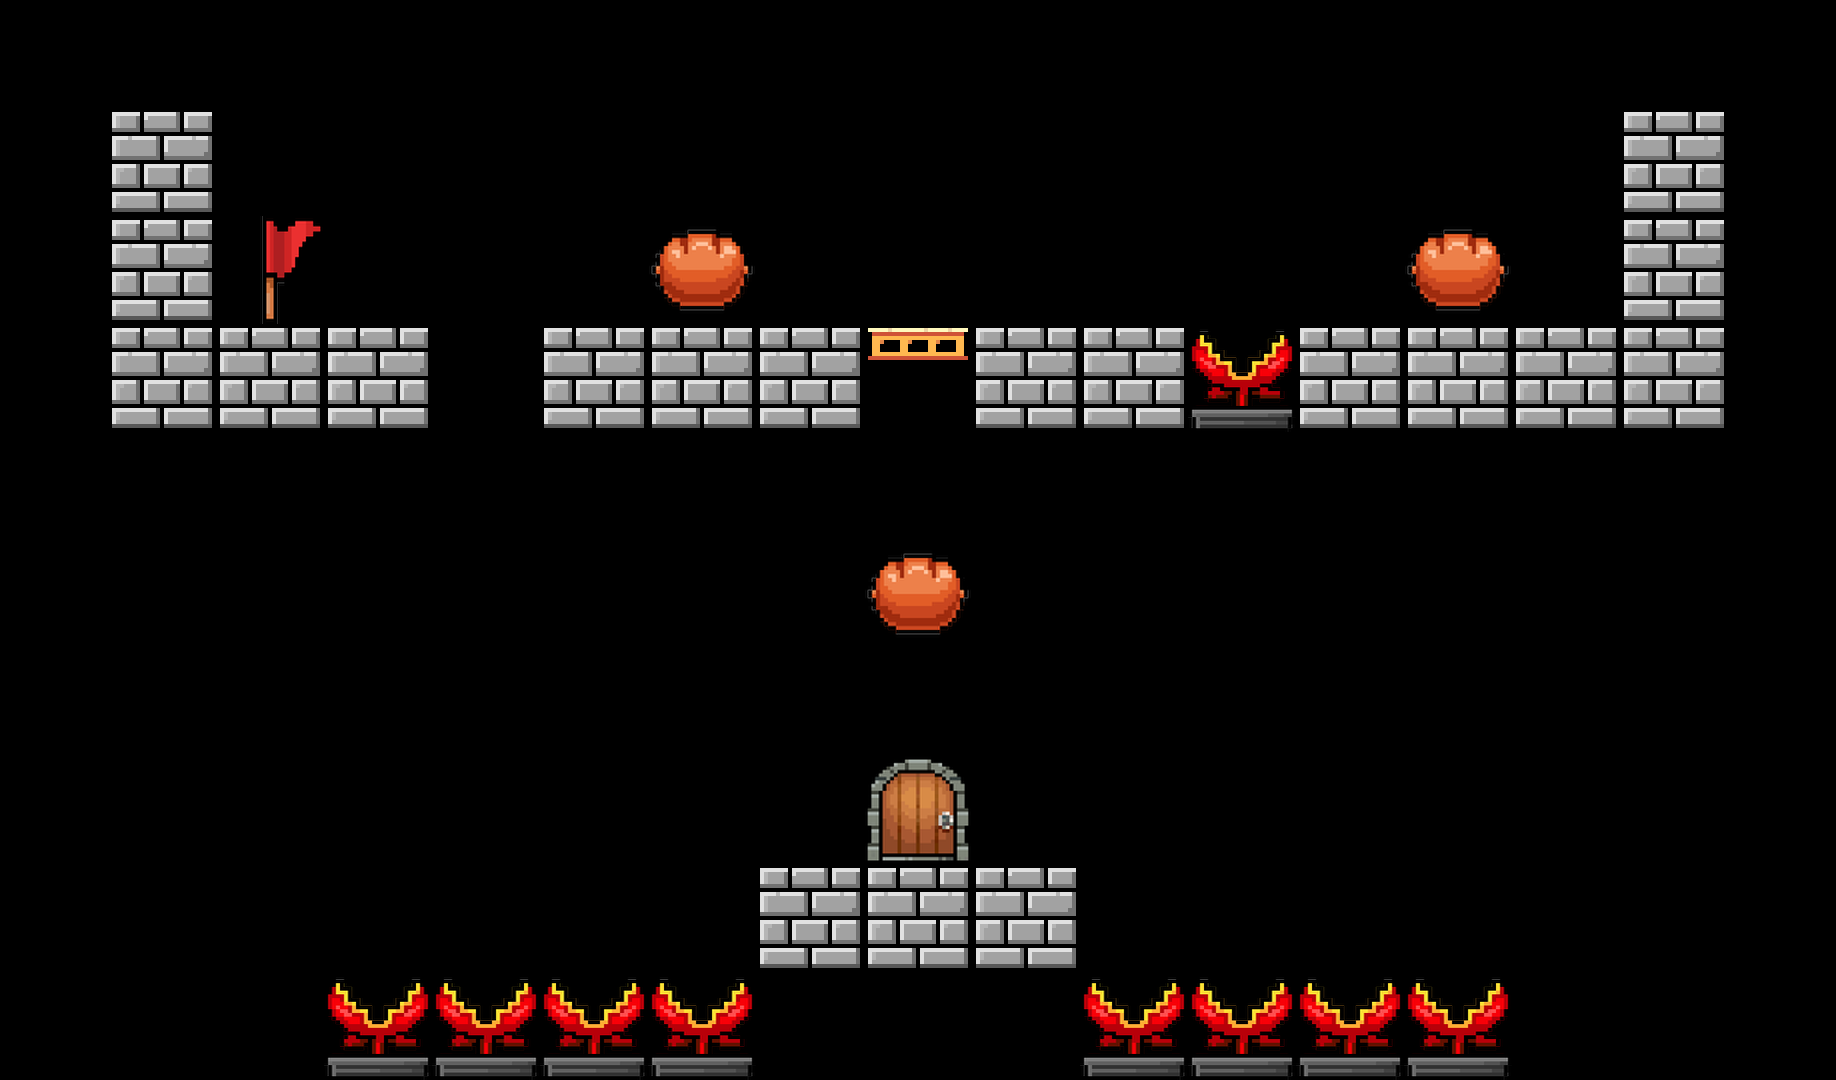

Tiled map render using the project's own tile images. Description and the whole map definition, tile-layer contents included, below:
An orthogonal 17x10 tile map with 108x108 px tiles, 1 tile layer (TileLayer).

<map version="1.5" tiledversion="1.7.2" orientation="orthogonal" renderorder="right-down" width="17" height="10" tilewidth="108" tileheight="108" infinite="0" nextlayerid="2" nextobjectid="1">
 <tileset firstgid="1" source="tile_108.tsx" />
 <layer id="1" name="TileLayer" width="17" height="10">
  <data encoding="csv">
0,0,0,0,0,0,0,0,0,0,0,0,0,0,0,0,0,
0,5,0,0,0,0,0,0,0,0,0,0,0,0,0,5,0,
0,5,1,0,0,0,3,0,0,0,0,0,0,3,0,5,0,
0,5,5,5,0,5,5,5,9,5,5,13,5,5,5,5,0,
0,0,0,0,0,0,0,0,0,0,0,0,0,0,0,0,0,
0,0,0,0,0,0,0,0,3,0,0,0,0,0,0,0,0,
0,0,0,0,0,0,0,0,0,0,0,0,0,0,0,0,0,
0,0,0,0,0,0,0,0,2,0,0,0,0,0,0,0,0,
0,0,0,0,0,0,0,5,5,5,0,0,0,0,0,0,0,
0,0,0,13,13,13,13,0,0,0,13,13,13,13,0,0,0
</data>
 </layer>
</map>
